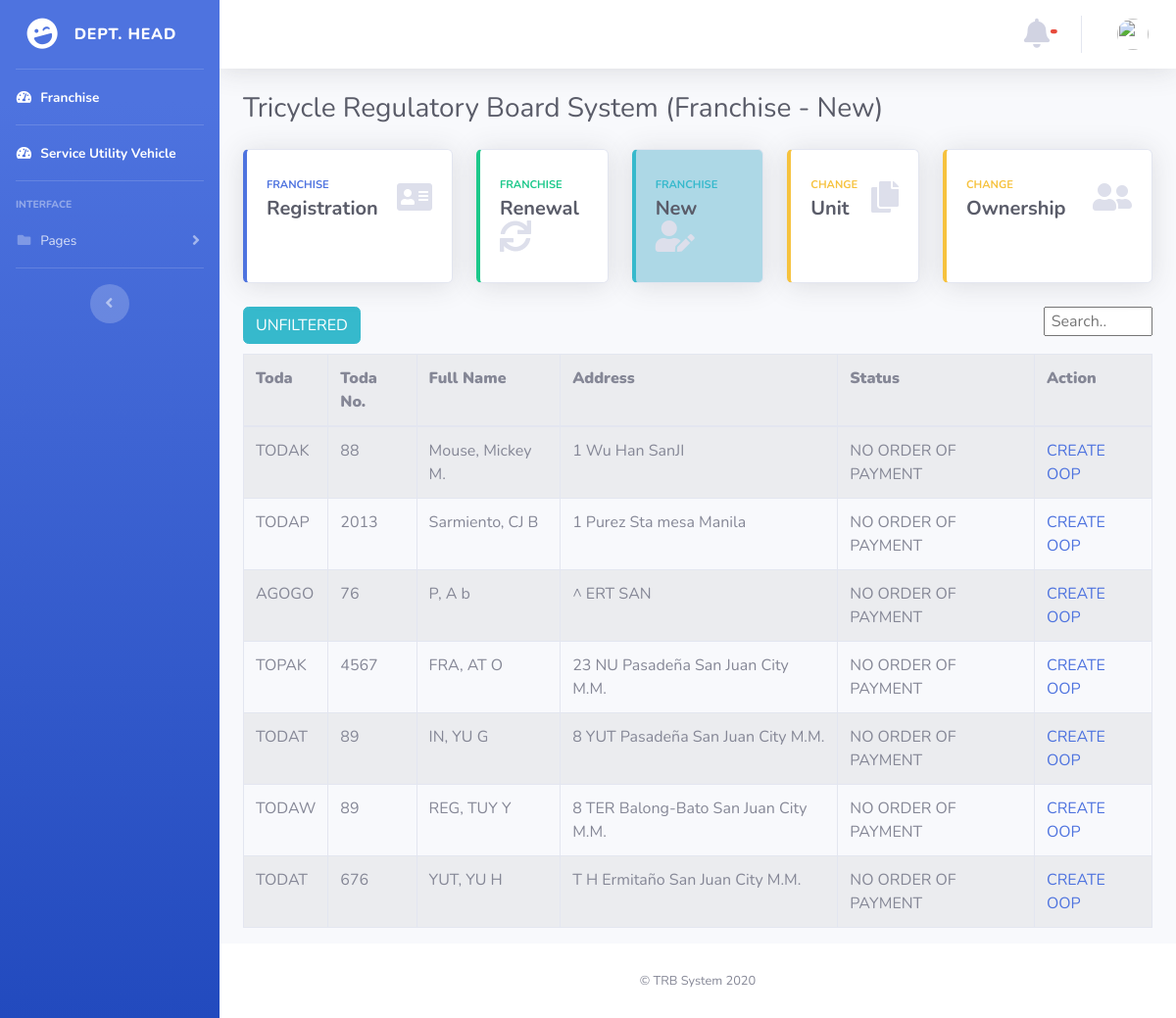
Before: /admin2/index_table.php with the older database file.
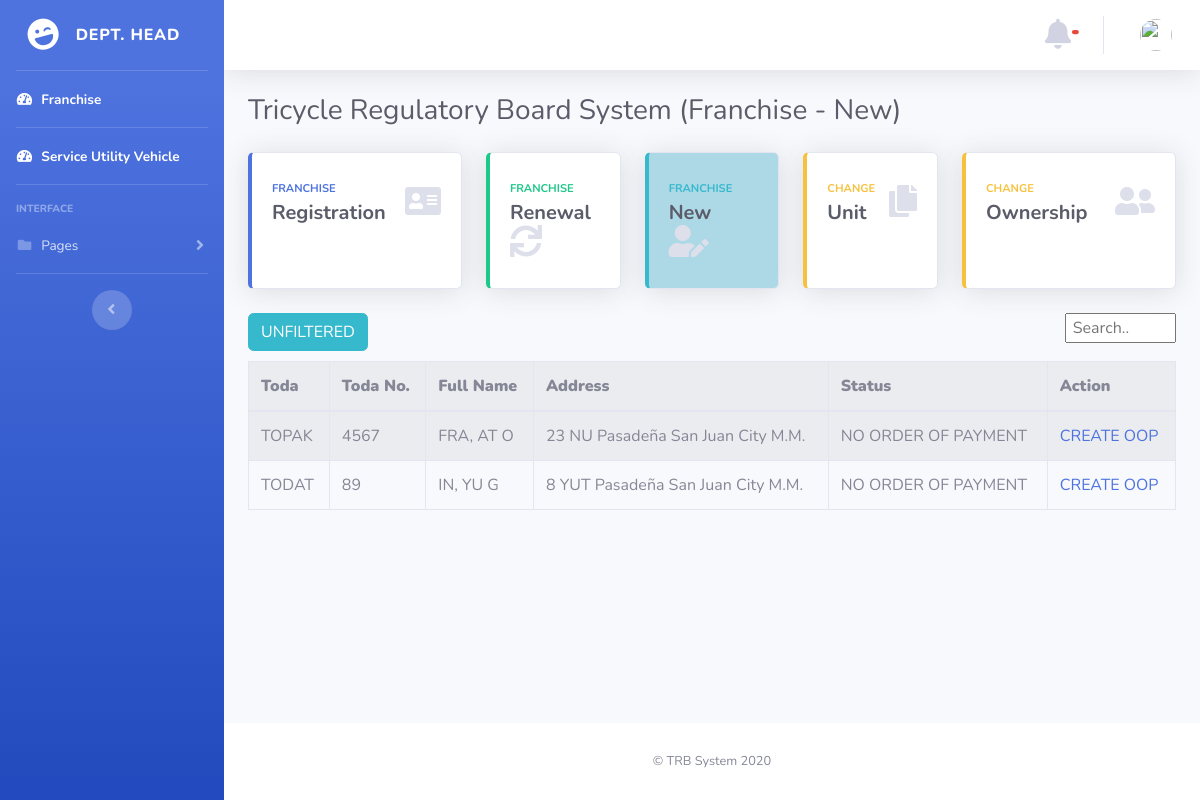
After: the same page with the newer database file.
### tables this page shows
CREATE TABLE `tricycle_operator` (
  `id_no` int(11) NOT NULL,
  `first_name` varchar(25) NOT NULL,
  `middle_name` varchar(25) NOT NULL,
  `last_name` varchar(25) NOT NULL,
  `house_no` varchar(25) NOT NULL,
  `street` varchar(25) NOT NULL,
  `barangay` varchar(25) NOT NULL,
  `city` varchar(25) NOT NULL,
  `case_no` varchar(25) NOT NULL,
  `toda` varchar(25) NOT NULL,
  `toda_no` smallint(6) NOT NULL,
  `make` varchar(25) NOT NULL,
  `motor_no` varchar(25) NOT NULL,
  `chasis_no` varchar(25) NOT NULL,
  `plate_no` varchar(25) NOT NULL,
  `date` varchar(25) NOT NULL,
  `unit` smallint(6) NOT NULL,
  `status` int(6) NOT NULL,
  `seen_status` int(11) NOT NULL
);

### admin2/index_table.php (the view, shortened to what the changed rows need)
<!DOCTYPE html>
<html lang="en">
<head>
  <link href="../vendor/fontawesome-free/css/all.min.css" rel="stylesheet" type="text/css">
  <link href="../css/sb-admin-2.min.css" rel="stylesheet">
</head>
<body id="page-top">
  <?php require('nav.php');  ?>
        <div class="container-fluid">
          <div class="d-sm-flex align-items-center justify-content-between mb-4">
            <h1 class="h3 mb-0 text-gray-800">Tricycle Regulatory Board System (Franchise - New)</h1>
          </div>
          <?php
            require ("../database.php");
            $result = 'select * from tricycle_operator where status = 1';
            $statement = $connection->prepare($result);
            $statement->execute();
            $payments = $statement->fetchAll(PDO::FETCH_OBJ);
            echo "<table border='1'  class='table table-striped table-bordered table-hover' id='dataTables-example' >
                    <tr>
                      <th><b>Toda</b></td></th>
                      <th><b  >Toda No.</b></td></th>
                      <th><b>Full Name</b></td></th>
                      <th><b>Address</b></td></th>
                      <th><b>Status</b></td></th>
                      <th><b>Action</b></td></th>
                      <tbody id = 'myTable'>
                      ";
                      foreach($payments as $package):
                        $fname= $package->first_name;
                        $mname= $package->middle_name;
                        $lname= $package->last_name;
                        $fullname= $lname  .', '. $fname .' '.$mname;
                        $house_no = $package->house_no;
                        $street = $package->street;
                        $barangay = $package->barangay;
                        $city= $package->city;
                        $full_add =  $house_no .' '. $street .' '.$barangay.' '.$city;
                        $stats= $package->status;
                        $new_stat = '';
                        $display1 ='';
                       if($stats == 1) {
                         $new_stat= "NO ORDER OF PAYMENT";
                         $display1 = "inline-block ;";
                         $display2 = "none ;";
                       }
                        echo "<tr id=".$package->id_no.">";
                        echo "<td >".$package->toda."</td>";
                        echo "<td >".$package->toda_no."</td>";
                        echo "<td >".$fullname."</td>";
                        echo "<td >".$full_add."</td>";
                        echo "<td >".$new_stat."</td>";
                        echo "<td >
                        <a href='or_payment.php?userid=".$package->id_no."' style= display:".$display1."'>CREATE  OOP</a>
                        <a href='../treasury/or_payment.php?userid=".$package->id_no."' style= display:".$display2."'>PDF </a></td>";
                        echo "</tr>";
                      endforeach;
                      echo "
                      </tbody>
                      </table>";
            ?>
        </div>
      </div>
    </div>
  </div>
</body>
</html>

Changed rows visible on the page:
no longer on this page (row edited): tricycle_operator: toda "TODAK", toda_no "88", fullname "Mouse, Mickey M.", full_add "1 Wu Han SanJI", status "NO ORDER OF PAYMENT"
no longer on this page (row edited): tricycle_operator: toda "TODAP", toda_no "2013", fullname "Sarmiento, CJ B", full_add "1 Purez Sta mesa Manila", status "NO ORDER OF PAYMENT"
no longer on this page (row edited): tricycle_operator: toda "AGOGO", toda_no "76", fullname "P, A b", full_add "^ ERT SAN", status "NO ORDER OF PAYMENT"
no longer on this page (row edited): tricycle_operator: toda "TODAW", toda_no "89", fullname "REG, TUY Y", full_add "8 TER Balong-Bato San Juan City M.M.", status "NO ORDER OF PAYMENT"
no longer on this page (row edited): tricycle_operator: toda "TODAT", toda_no "676", fullname "YUT, YU H", full_add "T H Ermitaño San Juan City M.M.", status "NO ORDER OF PAYMENT"
